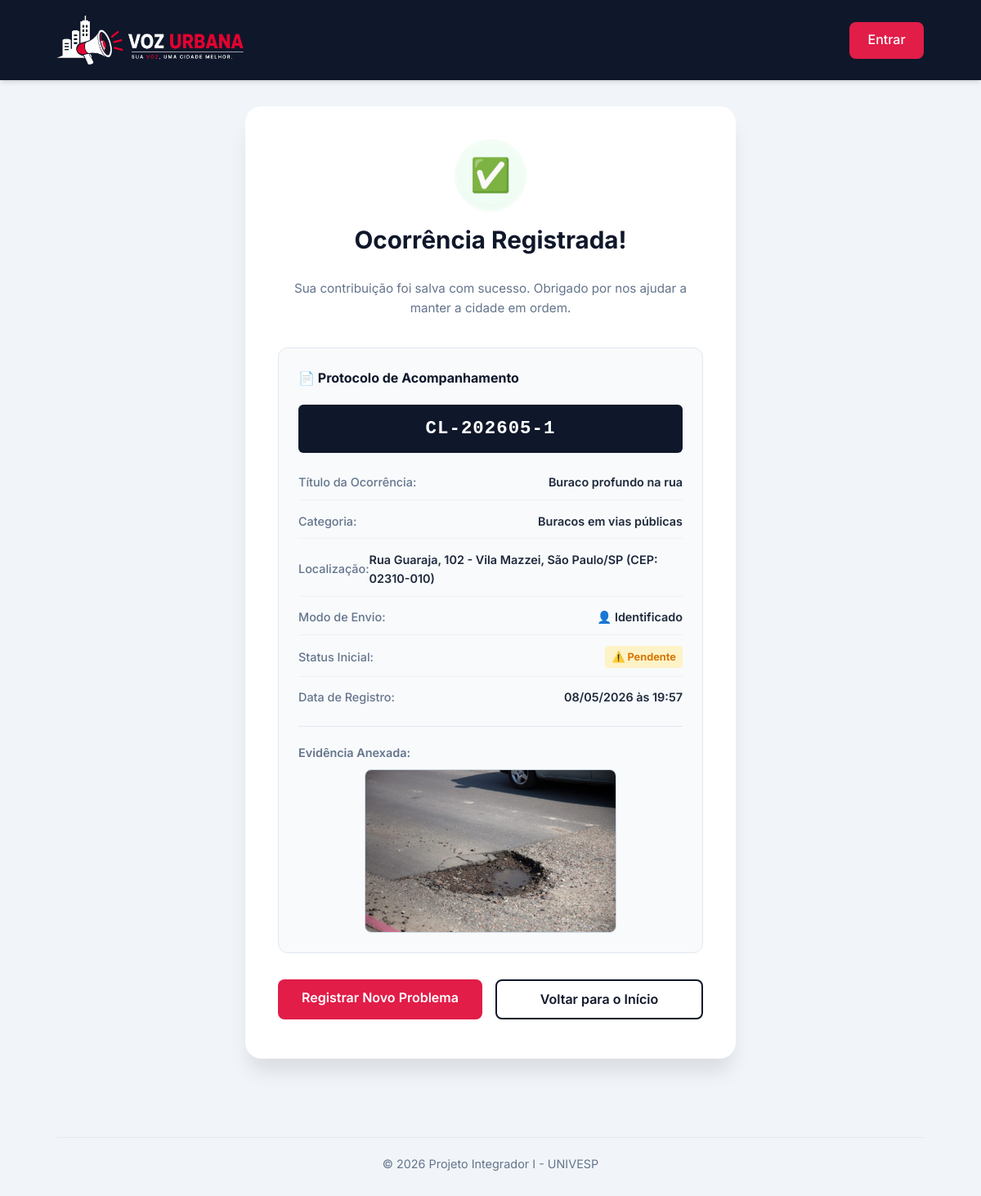
Page /denuncias/1/sucesso/ on the committed database.
### denuncias/models.py (models this page shows, shortened)
class Denuncia(models.Model):
    CATEGORIAS = [
        ('buraco', 'Buracos em vias públicas'),
        ('iluminacao', 'Falha na iluminação pública'),
        ('lixo', 'Descarte irregular de lixo / entulho'),
        ('enchente', 'Alagamento / Enchente'),
        ('outros', 'Outros problemas urbanos'),
    ]
    STATUS_CHOICES = [
        ('pendente', 'Pendente'),
        ('analise', 'Em Análise'),
        ('resolvido', 'Resolvido'),
    ]
    titulo = models.CharField(max_length=100, verbose_name="Título")
    categoria = models.CharField(max_length=50, choices=CATEGORIAS, verbose_name="Categoria")
    descricao = models.TextField(verbose_name="Descrição do Problema")
    cep = models.CharField(max_length=9, verbose_name="CEP", default="")
    endereco = models.CharField(max_length=255, verbose_name="Endereço", default="")
    numero = models.CharField(max_length=20, verbose_name="Número", default="", blank=True)
    bairro = models.CharField(max_length=100, verbose_name="Bairro", default="")
    cidade = models.CharField(max_length=100, verbose_name="Cidade", default="")
    estado = models.CharField(max_length=2, verbose_name="Estado", default="")
    localizacao = models.CharField(max_length=255, verbose_name="Endereço / Localização", blank=True)
    foto = models.ImageField(upload_to='denuncias/', null=True, blank=True, verbose_name="Fotografia de Evidência")
    anonimo = models.BooleanField(default=False, verbose_name="Denunciar de forma anônima")
    status = models.CharField(max_length=20, choices=STATUS_CHOICES, default='pendente', verbose_name="Status")
    resposta_gestor = models.TextField(null=True, blank=True, verbose_name="Resposta da Administração")
    criado_em = models.DateTimeField(auto_now_add=True, verbose_name="Criado em")
    atualizado_em = models.DateTimeField(auto_now=True, verbose_name="Atualizado em")
    class Meta:
        ordering = ['-criado_em']
        verbose_name = "Denúncia"
        verbose_name_plural = "Denúncias"

### denuncias/views.py (the view)
# urls.py: path('denuncias/<int:pk>/sucesso/', views.sucesso_denuncia, name='sucesso_denuncia'),
def sucesso_denuncia(request, pk):
    denuncia = get_object_or_404(Denuncia, pk=pk)
    return render(request, 'denuncias/sucesso.html', {'denuncia': denuncia})

### templates/denuncias/sucesso.html (shortened to what this page needs)
{% extends 'base.html' %}
{% block content %}
<div class="success-container">
    <div class="card success-card">
        <div class="success-header">
            <div class="success-checkmark-wrapper">
                <span class="success-icon">✅</span>
            </div>
            <h2>Ocorrência Registrada!</h2>
            <p class="success-subtitle">Sua contribuição foi salva com sucesso. Obrigado por nos ajudar a manter a cidade em ordem.</p>
        </div>
        <div class="success-details-box">
            <h3>📄 Protocolo de Acompanhamento</h3>
            <div class="protocol-code">CL-{% now "Y" %}{{ denuncia.criado_em|date:"m" }}-{{ denuncia.pk }}</div>
            <div class="details-grid">
                <div class="detail-item">
                    <span class="detail-label">Título da Ocorrência:</span>
                    <span class="detail-value">{{ denuncia.titulo }}</span>
                </div>
                <div class="detail-item">
                    <span class="detail-label">Categoria:</span>
                    <span class="detail-value">{{ denuncia.get_categoria_display }}</span>
                </div>
                <div class="detail-item">
                    <span class="detail-label">Localização:</span>
                    <span class="detail-value">{{ denuncia.localizacao }}</span>
                </div>
                <div class="detail-item">
                    <span class="detail-label">Modo de Envio:</span>
                    <span class="detail-value">
                        {% if denuncia.anonimo %}
                            🔒 Anônimo
                        {% else %}
                            👤 Identificado
                        {% endif %}
                    </span>
                </div>
                <div class="detail-item">
                    <span class="detail-label">Status Inicial:</span>
                    <span class="detail-value status-badge badge-pendente">⚠️ {{ denuncia.get_status_display }}</span>
                </div>
                <div class="detail-item">
                    <span class="detail-label">Data de Registro:</span>
                    <span class="detail-value">{{ denuncia.criado_em|date:"d/m/Y \à\s H:i" }}</span>
                </div>
            </div>
            {% if denuncia.foto %}
                <div class="success-image-preview">
                    <p class="preview-label">Evidência Anexada:</p>
                    <img src="{{ denuncia.foto.url }}" alt="Evidência da denúncia" class="attached-img">
                </div>
            {% endif %}
        </div>
        <div class="success-actions">
            <a href="{% url 'criar_denuncia' %}" class="btn-primary">Registrar Novo Problema</a>
            <a href="{% url 'home' %}" class="btn-secondary-outline">Voltar para o Início</a>
        </div>
    </div>
</div>
{% endblock %}

### static/css/style.css (style rules this page uses)
:root { --primary-color: #e11d48; --primary-hover: #be123c; --secondary-color: #0f172a; --bg-color: #f1f5f9; --text-color: #1e293b; --text-muted: #64748b; --white: #ffffff; --shadow: 0 4px 6px -1px rgb(0 0 0 / 0.1), 0 2px 4px -2px rgb(0 0 0 / 0.1); --border-radius: 8px; }
* { margin: 0; padding: 0; box-sizing: border-box; font-family: 'Inter', sans-serif; }
body { font-family: 'Inter', sans-serif; background-color: var(--bg-color); color: var(--text-color); line-height: 1.6; }
.btn-primary { background-color: var(--primary-color); color: white !important; padding: 0.6rem 1.4rem; border-radius: var(--border-radius); font-weight: 600; border: none; cursor: pointer; text-decoration: none; transition: all 0.3s ease; display: inline-block; }
.card { background: var(--white); padding: 3rem; border-radius: 16px; box-shadow: 0 20px 25px -5px rgb(0 0 0 / 0.1); width: 100%; max-width: 450px; }
.card h2 { margin-bottom: 1.5rem; text-align: center; font-size: 1.8rem; }
.success-container { max-width: 600px; margin: 2rem auto 4rem auto; }
.success-card { max-width: 100% !important; padding: 3rem 2.5rem !important; border-radius: 20px !important; }
.success-header { text-align: center; margin-bottom: 2.2rem; }
.success-checkmark-wrapper { display: inline-flex; justify-content: center; align-items: center; background: #f0fdf4; width: 72px; height: 72px; border-radius: 50%; margin-bottom: 1.2rem; box-shadow: 0 0 0 8px rgba(240, 253, 244, 0.8), 0 4px 10px rgba(22, 163, 74, 0.15); }
.success-icon { font-size: 2.5rem; }
.success-header h2 { font-size: 1.85rem; font-weight: 700; color: var(--secondary-color); }
.success-subtitle { font-size: 0.95rem; color: var(--text-muted); margin-top: 0.6rem; }
.success-details-box { background: #f8fafc; border: 1px solid #e2e8f0; border-radius: 12px; padding: 1.5rem; margin-bottom: 2rem; }
.success-details-box h3 { font-size: 1rem; font-weight: 700; color: var(--secondary-color); margin-bottom: 1.2rem; }
.protocol-code { background: var(--secondary-color); color: var(--white); font-family: 'Courier New', Courier, monospace; font-size: 1.4rem; font-weight: 700; letter-spacing: 1px; text-align: center; padding: 0.75rem; border-radius: 6px; margin-bottom: 1.5rem; }
.details-grid { display: grid; grid-template-columns: 1fr; gap: 0.85rem; }
.detail-item { display: flex; justify-content: space-between; align-items: center; border-bottom: 1px solid #edf2f7; padding-bottom: 0.6rem; font-size: 0.9rem; }
.detail-item:last-child { border-bottom: none; padding-bottom: 0; }
.detail-label { color: var(--text-muted); font-weight: 500; }
.detail-value { font-weight: 600; color: var(--text-color); }
.status-badge { font-size: 0.8rem; padding: 0.2rem 0.5rem; border-radius: 4px; font-weight: 700; }
.badge-pendente { background-color: #fef3c7; color: #d97706; }
.success-image-preview { margin-top: 1.5rem; border-top: 1px solid #e2e8f0; padding-top: 1.2rem; }
.preview-label { font-size: 0.9rem; font-weight: 600; color: var(--text-muted); margin-bottom: 0.6rem; }
.attached-img { max-width: 100%; max-height: 200px; border-radius: 8px; border: 1px solid #cbd5e1; display: block; margin: 0 auto; object-fit: contain; }
.success-actions { display: flex; gap: 1rem; justify-content: center; }
.success-actions a { flex: 1; text-align: center; }
.btn-secondary-outline { background-color: transparent; color: var(--secondary-color) !important; border: 2px solid var(--secondary-color); padding: 0.6rem 1.4rem; border-radius: var(--border-radius); font-weight: 600; text-decoration: none; transition: all 0.3s ease; display: inline-block; }

### rows in the picture
Denuncia: criado_em "05", pk "1", titulo "Buraco profundo na rua", categoria "Buracos em vias públicas", localizacao "Rua Guaraja, 102 - Vila Mazzei, São Paulo/SP (CEP: 02310-010)", status "Pendente", criado_em "08/05/2026 às 19:57", foto (picture)
